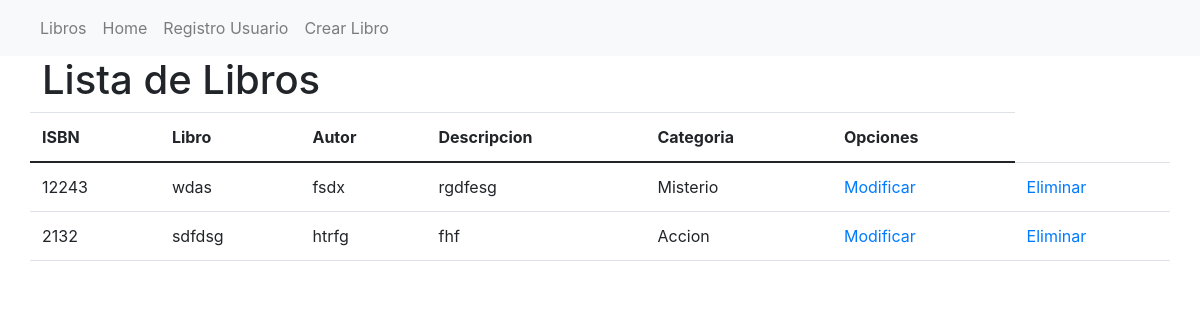
/libros, run on an earlier commit of the app's database.
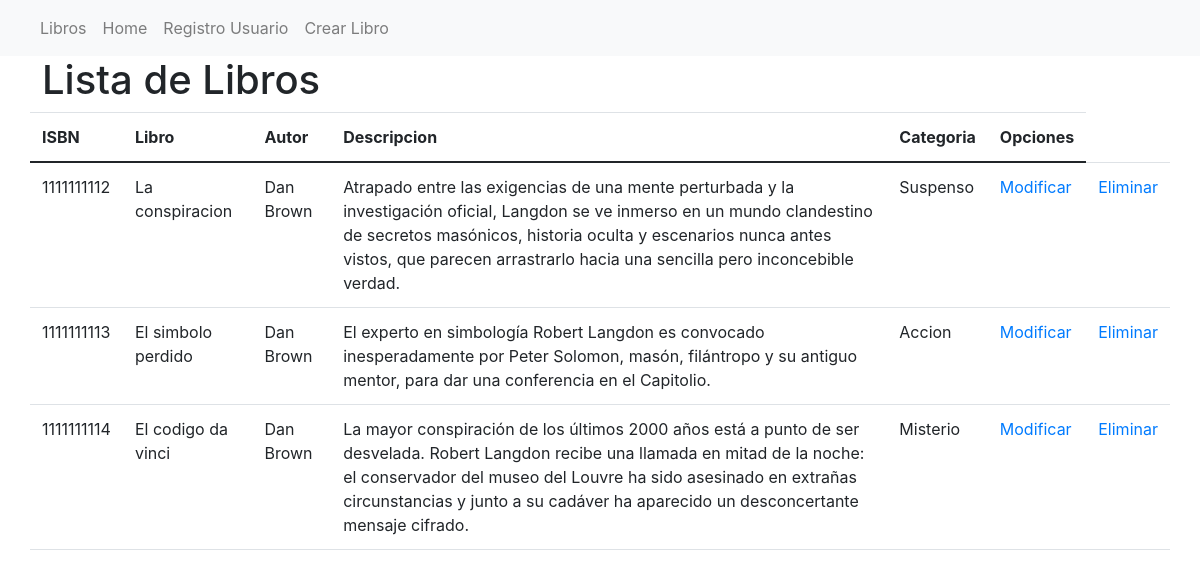
And on a later commit of the database.
### core/models.py (models this page shows, shortened)
class Libro(models.Model):
    isbn= models.IntegerField( primary_key=True, verbose_name='ISBN')
    nombre= models.CharField(max_length=30, verbose_name='Nombre Libro')
    autor= models.CharField(max_length=40, verbose_name='Autor')
    descripcion= models.CharField(max_length=350, verbose_name='Descripcion')
    categoria = models.ForeignKey(Categoria, on_delete=models.CASCADE)

class Categoria(models.Model):
    idCategoria =models.IntegerField(primary_key=True, verbose_name='Id de Categoria')
    nombreCategoria = models.CharField(max_length=50, verbose_name='Nombre de la Categoria')
    def __str__(self):
        return self.nombreCategoria

### core/views.py (the view)
# urls.py: path('libros', libros, name="libro"),
def libros(request):
    libros = Libro.objects.all()
    datos = {
        'libros': libros
    }
    return render(request, 'core/libros.html', datos)

### core/templates/core/libros.html (shortened to what this page needs)
<!DOCTYPE html>
<html lang="en">
<head>
    <link href="https://cdn.jsdelivr.net/npm/bootstrap@5.0.1/dist/css/bootstrap.min.css" rel="stylesheet">
    <link rel="stylesheet" href="https://cdn.jsdelivr.net/npm/bootstrap@4.6.0/dist/css/bootstrap.min.css">
</head>
<body>
    <nav class="navbar navbar-expand-lg navbar-light bg-light">
        <div class="collapse navbar-collapse" id="navbarNav">
          <ul class="navbar-nav">
            <li class="nav-item ">
              <a class="nav-link" href="{% url 'libro' %}">Libros </a>
            </li>
            <li class="nav-item">
              <a class="nav-link" href="{% url 'home' %}">Home</a>
            </li>
            <li class="nav-item">
              <a class="nav-link" href="{% url 'registro_us' %}">Registro Usuario</a>
            </li>
            <li class="nav-item">
              <a class="nav-link" href="{% url 'crea_libro' %}">Crear Libro</a>
            </li>
           <li>
            <div id="MyClockDisplay" class="nav-link clock" onload="showTime()"></div>
          </li>
          </ul>
        </div>
      </nav>
    <div class="container">
        <div class="row">
            <h1>Lista de Libros</h1>
        </div>
        <div class= "row">
        <table class="table">
            <thead>
                <tr>
                    <th scope="col">ISBN</th>
                    <th scope="col">Libro</th>
                    <th scope="col">Autor</th>
                    <th scope="col">Descripcion</th>
                    <th scope="col">Categoria</th>
                    <th scope="col">Opciones</th>
                </tr>
            </thead>
            <tbody>
                {% for li in libros %}
                <tr>
                    <td>{{li.isbn}}</td>
                    <td>{{li.nombre}}</td>
                    <td>{{li.autor}}</td>
                    <td>{{li.descripcion}}</td>
                    <td>{{li.categoria}}</td>
                    <td><a href="{% url 'form_libros' li.isbn %}">Modificar</a></td>
                    <td><a href="{% url 'eliminar_l' li.isbn %}">Eliminar</a></td>
                </tr>
                {% endfor %}
            </tbody>
        </table>
        <br><br>
    </div>
    </body>

What changed in the data, as far as the page shows it:
removed Libro: isbn "12243", nombre "wdas", autor "fsdx", descripcion "rgdfesg", categoria "Misterio"
removed Libro: isbn "2132", nombre "sdfdsg", autor "htrfg", descripcion "fhf", categoria "Accion"
added Libro: isbn "1111111112", nombre "La conspiracion", autor "Dan Brown", descripcion "Atrapado entre las exigencias de una mente perturbada y la investigación oficial, Langdon se ve inmerso en un mundo clandestino de secretos masónicos, historia oculta y escenarios nunca antes vistos, que parecen arrastrarlo hacia una sencilla pero inconcebible verdad.", categoria "Suspenso"
added Libro: isbn "1111111113", nombre "El simbolo perdido", autor "Dan Brown", descripcion "El experto en simbología Robert Langdon es convocado inesperadamente por Peter Solomon, masón, filántropo y su antiguo mentor, para dar una conferencia en el Capitolio.", categoria "Accion"
added Libro: isbn "1111111114", nombre "El codigo da vinci", autor "Dan Brown", descripcion "La mayor conspiración de los últimos 2000 años está a punto de ser desvelada. Robert Langdon recibe una llamada en mitad de la noche: el conservador del museo del Louvre ha sido asesinado en extrañas circunstancias y junto a su cadáver ha aparecido un desconcertante mensaje cifrado.", categoria "Misterio"
